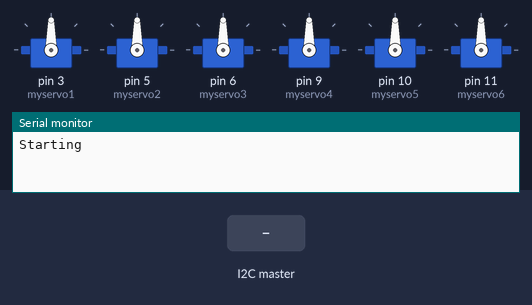
The sketch below on a simulated Arduino Uno, built with avr-gcc and run on an emulated ATmega328P. Parts: 6 × servo, the last lines printed to the serial monitor. The inputs (shaded band) are chosen by the test bench.

Above: at 1.2 s.
1.3 s: the I2C master sends the byte 2
At 2.5 s:
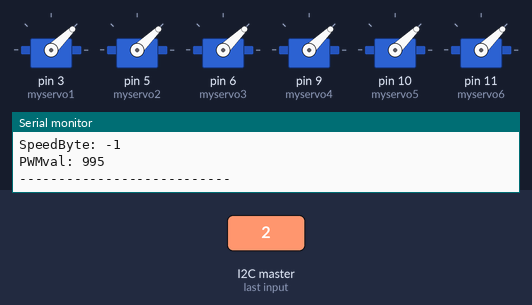
2.8 s: the I2C master sends the byte 1
At 3.8 s:
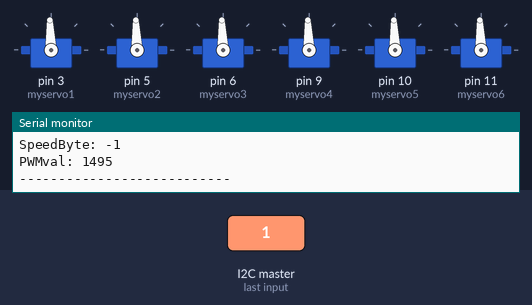
4.3 s: the I2C master sends the byte 0
At 4.9 s:
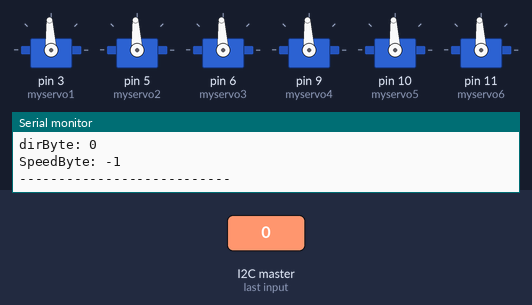
Timing chart, 0 to 7.3 s (numbered marks = the images above; inputs shaded):
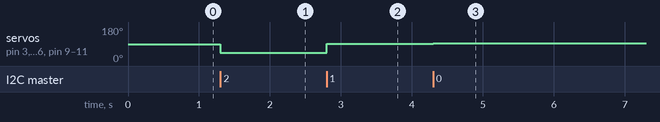

Measured:
- after the input at 1.3 s, servo on pin 3 (myservo1), servo on pin 5 (myservo2), servo on pin 6 (myservo3), servo on pin 9 (myservo4), servo on pin 10 (myservo5), servo on pin 11 (myservo6): 90° → 44° at once
- after the input at 2.8 s, servo on pin 3 (myservo1), servo on pin 5 (myservo2), servo on pin 6 (myservo3), servo on pin 9 (myservo4), servo on pin 10 (myservo5), servo on pin 11 (myservo6): 44° → 92° at once
- after the input at 4.3 s, servo on pin 3 (myservo1), servo on pin 5 (myservo2), servo on pin 6 (myservo3), servo on pin 9 (myservo4), servo on pin 10 (myservo5), servo on pin 11 (myservo6): 92° → 93° at once

The sketch:

MotorControl_Brute_good_commented.ino
```cpp
//

//Using servo objects for the talons because they're weird
#include <Servo.h>
#include <Wire.h>

int percent = 0;
int PWMval = 0;
int PWMvalInv = 0;

int speedByte = 0;
int dirByte = 0;

//attach motors to servo objects
Servo myservo1;  //creating servo objects for each individual talon
Servo myservo2;
Servo myservo3;
Servo myservo4;
Servo myservo5;
Servo myservo6;


  void setup()
    {
      Wire.begin(8);                  //begin i2c address
      Wire.onReceive(receiveEvent);   //to be exectued each time i2c transaction occurs
      Serial.begin(9600);             //serial baud rate
      Serial.println("Starting");
      myservo1.attach(3);             // attaches motors to the servo objects with corresponding (pins)
      myservo2.attach(5);
      myservo3.attach(6);
      myservo4.attach(9);
      myservo5.attach(10);
      myservo6.attach(11);
    }

  void loop()
    {
      delay(100);
    }


  //executes every time something is sent over i2c
  void receiveEvent(int howMany)
    {
      //set the first byte to dirByte and the second to speedByte
      dirByte = Wire.read();
      speedByte = Wire.read();

      //case statement to determine which direction and speed to go
      switch (dirByte)
        {
          case 0:
            // statements
            Serial.println("Stopping");
            Serial.print("dirByte: ");
            Serial.println(dirByte);      // print the integer

            Serial.print("SpeedByte: ");
            Serial.println(speedByte);      // print the integer
            myservo1.write(1500);                           // sets the servo position according to the scaled value
            myservo2.write(1500);
            myservo3.write(1500);
            myservo4.write(1500);
            myservo5.write(1500);
            myservo6.write(1500);
            Serial.println("---------------------------");
            break;

          //Forward
          case 1:
            // statements
            Serial.println("Forward");

            Serial.print("dirByte: ");
            Serial.println(dirByte);      // print the integer

            Serial.print("SpeedByte: ");
            Serial.println(speedByte);      // print the integer

            PWMval = map(speedByte, 0, 100, 1500, 2000);     // scale it to use it with the servo (value between 0 and 180)
            myservo1.write(PWMval);                           // sets the servo position according to the scaled value
            myservo2.write(PWMval);
            myservo3.write(PWMval);
            myservo4.write(PWMval);
            myservo5.write(PWMval);
            myservo6.write(PWMval);

            Serial.print("PWMval: ");
            Serial.println(PWMval);
            Serial.println("---------------------------");
            break;

          //Reverse
          case 2:
            // statements
            Serial.println("Reverse");

            Serial.print("dirByte: ");
            Serial.println(dirByte);      // print the integer

            Serial.print("SpeedByte: ");
            Serial.println(speedByte);      // print the integer

            PWMval = map(speedByte, 0, 100, 1000, 1500);     // scale it to use it with the servo (value between 0 and 180)
            myservo1.write(PWMval);                           // sets the servo position according to the scaled value
            myservo2.write(PWMval);
            myservo3.write(PWMval);
            myservo4.write(PWMval);
            myservo5.write(PWMval);
            myservo6.write(PWMval);

            Serial.print("PWMval: ");
            Serial.println(PWMval);
            Serial.println("---------------------------");
            break;

          //Left Turn
          case 3:
            // statements
            Serial.println("Turning Left");

            Serial.print("dirByte: ");
            Serial.println(dirByte);      // print the integer

            Serial.print("SpeedByte: ");
            Serial.println(speedByte);      // print the integer

            PWMval = map(speedByte, 0, 100, 1500, 2000);     // scale it to use it with the servo (value between 0 and 180)
            PWMvalInv = map(speedByte, 0, 100, 1500, 1000);
            myservo1.write(PWMval);                           // sets the servo position according to the scaled value
            myservo2.write(PWMval);
            myservo3.write(PWMval);
            myservo4.write(PWMvalInv);
            myservo5.write(PWMvalInv);
            myservo6.write(PWMvalInv);

            Serial.print("PWMval: ");
            Serial.println(PWMval);

            Serial.print("PWMvalInv: ");
            Serial.println(PWMvalInv);
            Serial.println("---------------------------");

            break;

          //Right Turn
            case 4:
            // statements
            Serial.println("Turning Right");

            Serial.print("dirByte: ");
            Serial.println(dirByte);      // print the integer

            Serial.print("SpeedByte: ");
            Serial.println(speedByte);      // print the integer

            PWMval = map(speedByte, 0, 100, 1500, 2000);     // scale it to use it with the servo (value between 0 and 180)
            PWMvalInv = map(speedByte, 0, 100, 1500, 1000);
            myservo1.write(PWMvalInv);                           // sets the servo position according to the scaled value
            myservo2.write(PWMvalInv);
            myservo3.write(PWMvalInv);
            myservo4.write(PWMval);
            myservo5.write(PWMval);
            myservo6.write(PWMval);

            Serial.print("PWMval: ");
            Serial.println(PWMval);

            Serial.print("PWMvalInv: ");
            Serial.println(PWMvalInv);
            Serial.println("---------------------------");

            break;

          //default case should do nothing
          default:
            // statements
            Serial.println("Waiting, if you entered a value maybe it is invalid");
            Serial.print("dirByte: ");
            Serial.println(dirByte);      // print the integer

            Serial.print("SpeedByte: ");
            Serial.println(speedByte);      // print the integer
            myservo1.write(1500);                           // sets the servo position according to the scaled value
            myservo2.write(1500);
            myservo3.write(1500);
            myservo4.write(1500);
            myservo5.write(1500);
            myservo6.write(1500);
            Serial.println("---------------------------");
            break;
        }

    }
```
